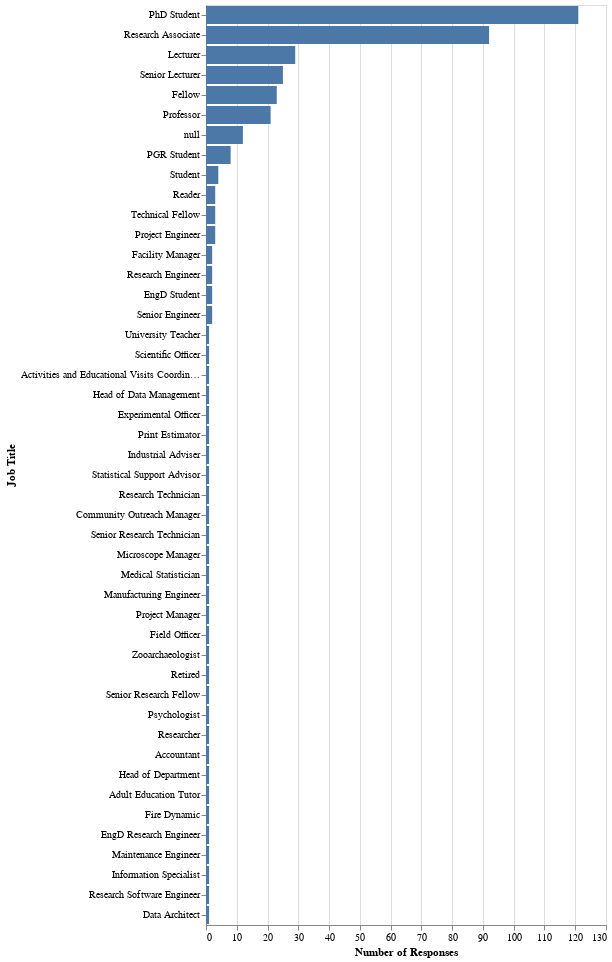

Notebook source saved alongside this figure:
### Markdown cell above
# What is your job title?
ToDo: Grouping of responses.

### Code cell
alt.Chart(sheffield_df).mark_bar().encode(
    x=alt.X('count(clean_job):Q', axis=alt.Axis(title='Number of Responses')),
    y=alt.Y('clean_job:N', sort='-x', axis=alt.Axis(title='Job Title'))
)

### Figure 1 — Vega-Lite specification as saved in the notebook (floating-point values rounded to 4 significant figures; data arrays with more than 128 entries replaced by an {"elided": "..."} marker saying what was removed)
{"config": {"view": {"continuousWidth": 400, "continuousHeight": 300}}, "data": {"name": "data-8e4d11bdbc4dbc1585162fcfa322f4d2"}, "mark": "bar", "encoding": {"x": {"type": "quantitative", "aggregate": "count", "axis": {"title": "Number of Responses"}, "field": "clean_job"}, "y": {"type": "nominal", "axis": {"title": "Job Title"}, "field": "clean_job", "sort": "-x"}}, "$schema": "https://vega.github.io/schema/vega-lite/v4.8.1.json", "datasets": {"data-8e4d11bdbc4dbc1585162fcfa322f4d2": {"elided": "382 records"}}}
